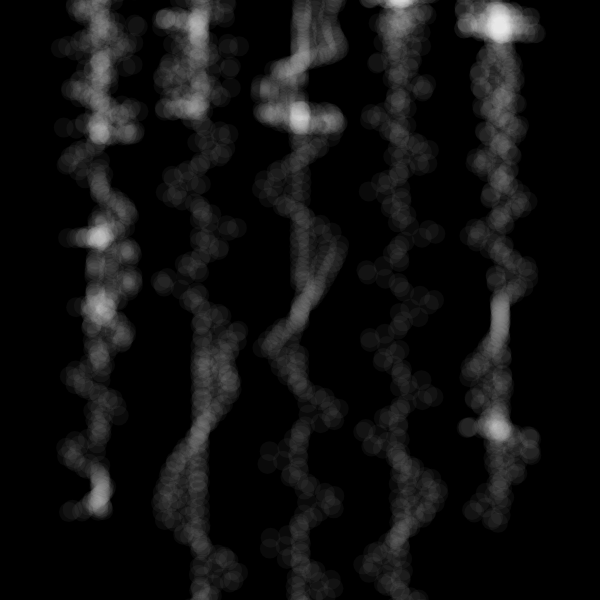
Frame 1 (no input)
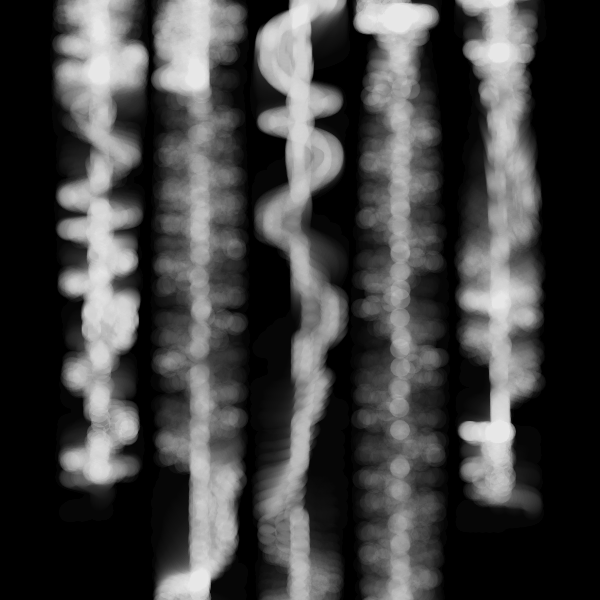
Frame 60 (no input)
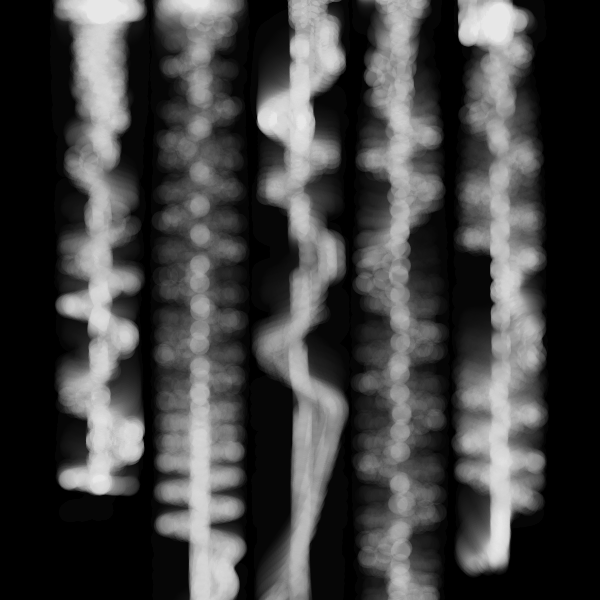
Frame 120 (the mouse pressed at the canvas centre since frame 60)

The p5.js sketch that drew these frames (run headless with seeded random() and noise() and a simulated clock; from frame 60 on, the mouse is pressed at the canvas centre):

// p5.js sketch
// ── sketch.js
//inspo from Fiona 

let moverSystems = [];
let num = 10;
let cells, cols, rows;
let offset, margin;
let cellW, cellH;
let bg;
let graphics;



function setup() {
  w = 600;
  var canvas;
    if(windowWidth>=600 && windowHeight >=600){
      canvas = createCanvas(600, 600);
    }
    else{
      canvas = createCanvas(windowWidth, windowHeight - 100);
    }

  var x = (windowWidth - width) / 2;
  var y = (windowHeight - height) / 2;

  canvas.position(x, y);
  background(0);
  noStroke();

}
var t = 0;

function draw(){
  background(0, 20)
  t+=1/500
  // stroke(0)
  fill(255, 10)
  for(var x=100;x<width;x+=100){
    for(var y=-40;y<height+40;y++){
      var a=noise(x,y/width,t)*10
    　var b=noise(x,y/width-t)*200
       ellipse(x+sin(b)*(cos(a)-sin(x|y))*20,y+sin(a)*200, 20, 20)
     }
  }
}
